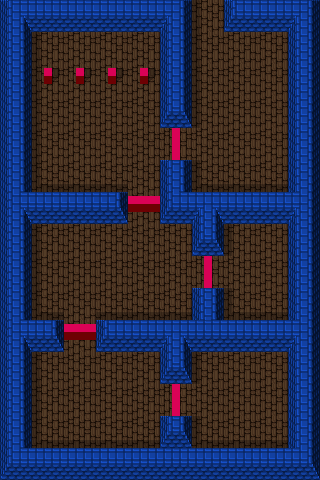

Below is a game level as drawn by its tile map, then a one-line description and the .tmx that defines it (tile-layer data replaced by summaries):
An orthogonal 10x15 tile map with 32x32 px tiles, 5 tile layers (Floor, Shadows, Shadows 2, Walls, ...).

<map version="1.0" orientation="orthogonal" width="10" height="15" tilewidth="32" tileheight="32">
 <tileset firstgid="1" name="walls" tilewidth="32" tileheight="32">
  <image source="walls.png" width="256" height="256" />
 </tileset>
 <layer name="Floor" width="10" height="15">
  <data>[150 cells, 150 non-empty, 1 distinct tile ids]</data>
 </layer>
 <layer name="Shadows" width="10" height="15">
  <data>[150 cells, 36 non-empty, 4 distinct tile ids]</data>
 </layer>
 <layer name="Shadows 2" width="10" height="15">
  <data>[150 cells, 1 non-empty, 1 distinct tile ids]</data>
 </layer>
 <layer name="Walls" width="10" height="15">
  <data>[150 cells, 71 non-empty, 14 distinct tile ids]</data>
 </layer>
 <layer name="Doors" width="10" height="15">
  <data>[150 cells, 7 non-empty, 4 distinct tile ids]</data>
 </layer>
</map>